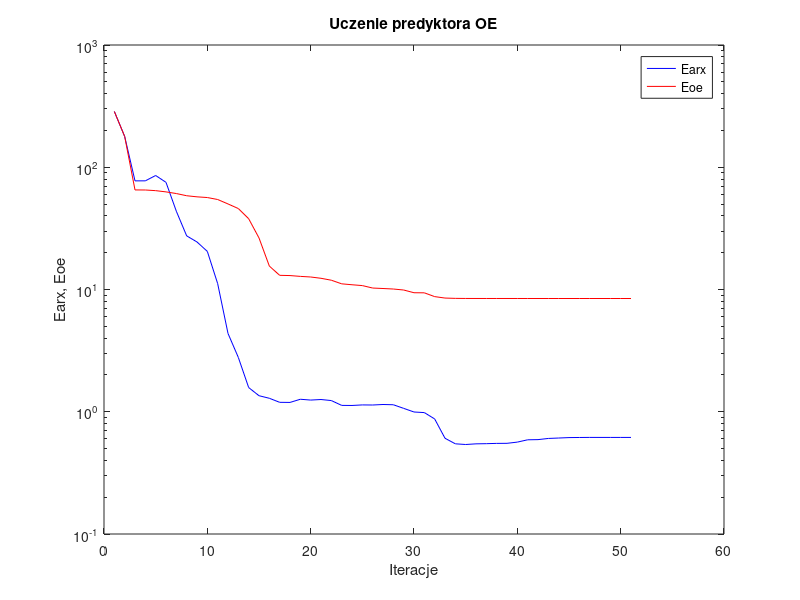
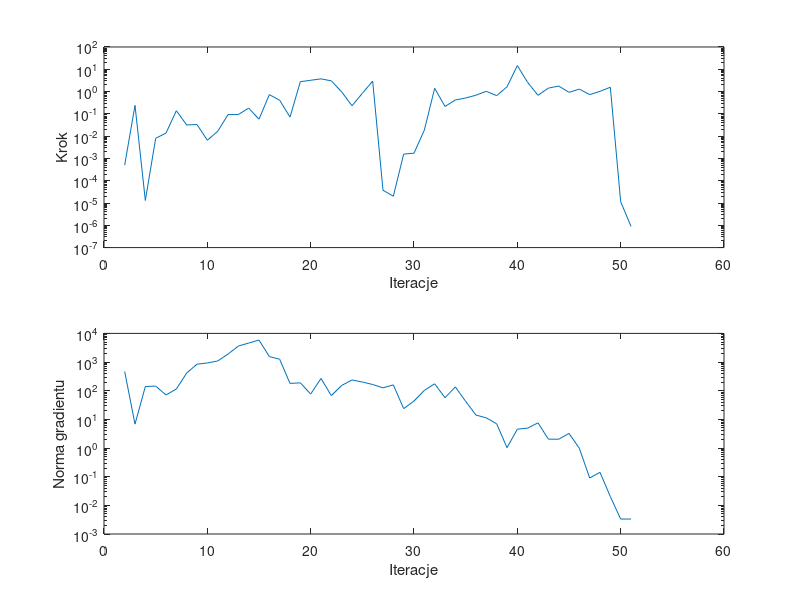

The MATLAB source for these figures, in order:
%uczenie predyktora oe
clear all;
n=0; farx(n+1)=2.859830e+002; foe(n+1)=2.857856e+002; wspucz(n+1)=0.000000e+000; ng(n+1)=0.000000e+000;
%odnowa zmiennej metryki
n=1; farx(n+1)=1.786969e+002; foe(n+1)=1.785828e+002; krok(n+1)=5.014459e-004; ng(n+1)=4.673057e+002;
n=2; farx(n+1)=7.738781e+001; foe(n+1)=6.524449e+001; krok(n+1)=2.409855e-001; ng(n+1)=6.822602e+000;
n=3; farx(n+1)=7.742184e+001; foe(n+1)=6.515646e+001; krok(n+1)=1.302585e-005; ng(n+1)=1.398944e+002;
n=4; farx(n+1)=8.561716e+001; foe(n+1)=6.436224e+001; krok(n+1)=7.980009e-003; ng(n+1)=1.450837e+002;
n=5; farx(n+1)=7.526464e+001; foe(n+1)=6.287921e+001; krok(n+1)=1.370601e-002; ng(n+1)=7.093211e+001;
n=6; farx(n+1)=4.367095e+001; foe(n+1)=6.094989e+001; krok(n+1)=1.387540e-001; ng(n+1)=1.146709e+002;
n=7; farx(n+1)=2.746088e+001; foe(n+1)=5.847750e+001; krok(n+1)=3.167922e-002; ng(n+1)=4.132344e+002;
n=8; farx(n+1)=2.448339e+001; foe(n+1)=5.727988e+001; krok(n+1)=3.322261e-002; ng(n+1)=8.420950e+002;
n=9; farx(n+1)=2.049460e+001; foe(n+1)=5.653107e+001; krok(n+1)=6.538025e-003; ng(n+1)=9.288257e+002;
n=10; farx(n+1)=1.116482e+001; foe(n+1)=5.446792e+001; krok(n+1)=1.640492e-002; ng(n+1)=1.089960e+003;
n=11; farx(n+1)=4.370019e+000; foe(n+1)=5.010561e+001; krok(n+1)=9.228634e-002; ng(n+1)=1.889017e+003;
n=12; farx(n+1)=2.780643e+000; foe(n+1)=4.593495e+001; krok(n+1)=9.327289e-002; ng(n+1)=3.615602e+003;
n=13; farx(n+1)=1.577251e+000; foe(n+1)=3.793532e+001; krok(n+1)=1.803954e-001; ng(n+1)=4.600935e+003;
n=14; farx(n+1)=1.352790e+000; foe(n+1)=2.640088e+001; krok(n+1)=5.753289e-002; ng(n+1)=5.861531e+003;
n=15; farx(n+1)=1.289019e+000; foe(n+1)=1.554811e+001; krok(n+1)=7.289469e-001; ng(n+1)=1.555689e+003;
n=16; farx(n+1)=1.194370e+000; foe(n+1)=1.306192e+001; krok(n+1)=4.063898e-001; ng(n+1)=1.251928e+003;
n=17; farx(n+1)=1.192145e+000; foe(n+1)=1.300144e+001; krok(n+1)=7.142563e-002; ng(n+1)=1.798539e+002;
n=18; farx(n+1)=1.265426e+000; foe(n+1)=1.280333e+001; krok(n+1)=2.772031e+000; ng(n+1)=1.881117e+002;
n=19; farx(n+1)=1.246115e+000; foe(n+1)=1.265765e+001; krok(n+1)=3.210871e+000; ng(n+1)=7.639016e+001;
n=20; farx(n+1)=1.259262e+000; foe(n+1)=1.235131e+001; krok(n+1)=3.712932e+000; ng(n+1)=2.682998e+002;
n=21; farx(n+1)=1.234698e+000; foe(n+1)=1.191116e+001; krok(n+1)=3.024326e+000; ng(n+1)=6.743591e+001;
n=22; farx(n+1)=1.127436e+000; foe(n+1)=1.112938e+001; krok(n+1)=9.674899e-001; ng(n+1)=1.523658e+002;
n=23; farx(n+1)=1.125631e+000; foe(n+1)=1.093556e+001; krok(n+1)=2.301315e-001; ng(n+1)=2.367244e+002;
n=24; farx(n+1)=1.137404e+000; foe(n+1)=1.076576e+001; krok(n+1)=8.328011e-001; ng(n+1)=2.013860e+002;
n=25; farx(n+1)=1.135428e+000; foe(n+1)=1.027963e+001; krok(n+1)=2.954614e+000; ng(n+1)=1.644189e+002;
%odnowa zmiennej metryki
n=26; farx(n+1)=1.146514e+000; foe(n+1)=1.018973e+001; krok(n+1)=3.746225e-005; ng(n+1)=1.261808e+002;
n=27; farx(n+1)=1.141012e+000; foe(n+1)=1.009152e+001; krok(n+1)=2.018691e-005; ng(n+1)=1.597272e+002;
n=28; farx(n+1)=1.065951e+000; foe(n+1)=9.905001e+000; krok(n+1)=1.564230e-003; ng(n+1)=2.369631e+001;
n=29; farx(n+1)=9.954367e-001; foe(n+1)=9.408635e+000; krok(n+1)=1.721185e-003; ng(n+1)=4.367049e+001;
n=30; farx(n+1)=9.843230e-001; foe(n+1)=9.393413e+000; krok(n+1)=1.861441e-002; ng(n+1)=1.024219e+002;
n=31; farx(n+1)=8.733805e-001; foe(n+1)=8.746250e+000; krok(n+1)=1.404256e+000; ng(n+1)=1.739457e+002;
n=32; farx(n+1)=6.070625e-001; foe(n+1)=8.511733e+000; krok(n+1)=2.143812e-001; ng(n+1)=5.691062e+001;
n=33; farx(n+1)=5.467057e-001; foe(n+1)=8.462063e+000; krok(n+1)=4.187571e-001; ng(n+1)=1.354668e+002;
n=34; farx(n+1)=5.396249e-001; foe(n+1)=8.448376e+000; krok(n+1)=5.154350e-001; ng(n+1)=4.247856e+001;
n=35; farx(n+1)=5.464160e-001; foe(n+1)=8.445382e+000; krok(n+1)=6.871474e-001; ng(n+1)=1.410179e+001;
n=36; farx(n+1)=5.481521e-001; foe(n+1)=8.443902e+000; krok(n+1)=1.026286e+000; ng(n+1)=1.128450e+001;
n=37; farx(n+1)=5.510769e-001; foe(n+1)=8.443662e+000; krok(n+1)=6.564205e-001; ng(n+1)=7.000327e+000;
n=38; farx(n+1)=5.517953e-001; foe(n+1)=8.443601e+000; krok(n+1)=1.626372e+000; ng(n+1)=1.027825e+000;
n=39; farx(n+1)=5.645774e-001; foe(n+1)=8.443033e+000; krok(n+1)=1.463264e+001; ng(n+1)=4.539297e+000;
n=40; farx(n+1)=5.897028e-001; foe(n+1)=8.441919e+000; krok(n+1)=2.571390e+000; ng(n+1)=4.967002e+000;
n=41; farx(n+1)=5.916008e-001; foe(n+1)=8.441413e+000; krok(n+1)=6.780158e-001; ng(n+1)=7.572125e+000;
n=42; farx(n+1)=6.048695e-001; foe(n+1)=8.441129e+000; krok(n+1)=1.422745e+000; ng(n+1)=2.043914e+000;
n=43; farx(n+1)=6.096930e-001; foe(n+1)=8.441013e+000; krok(n+1)=1.769506e+000; ng(n+1)=2.027298e+000;
n=44; farx(n+1)=6.146661e-001; foe(n+1)=8.440976e+000; krok(n+1)=9.270274e-001; ng(n+1)=3.233375e+000;
n=45; farx(n+1)=6.159107e-001; foe(n+1)=8.440967e+000; krok(n+1)=1.289896e+000; ng(n+1)=9.813857e-001;
n=46; farx(n+1)=6.168061e-001; foe(n+1)=8.440966e+000; krok(n+1)=7.296149e-001; ng(n+1)=9.008299e-002;
n=47; farx(n+1)=6.166598e-001; foe(n+1)=8.440965e+000; krok(n+1)=1.024434e+000; ng(n+1)=1.416410e-001;
n=48; farx(n+1)=6.166211e-001; foe(n+1)=8.440965e+000; krok(n+1)=1.561580e+000; ng(n+1)=2.019305e-002;
n=49; farx(n+1)=6.166211e-001; foe(n+1)=8.440965e+000; krok(n+1)=1.147201e-005; ng(n+1)=3.327740e-003;
n=50; farx(n+1)=6.166211e-001; foe(n+1)=8.440965e+000; krok(n+1)=8.937881e-007; ng(n+1)=3.327707e-003;

figure; semilogy(farx,'b'); hold on; semilogy(foe,'r'); xlabel('Iteracje'); ylabel('Earx, Eoe'); legend('Earx','Eoe'); title('Uczenie predyktora OE');
figure; subplot(2,1,1); semilogy(krok); xlabel('Iteracje'); ylabel('Krok');
subplot(2,1,2); semilogy(ng); xlabel('Iteracje'); ylabel('Norma gradientu');
Earx=farx(n+1)
Eoe=foe(n+1)
